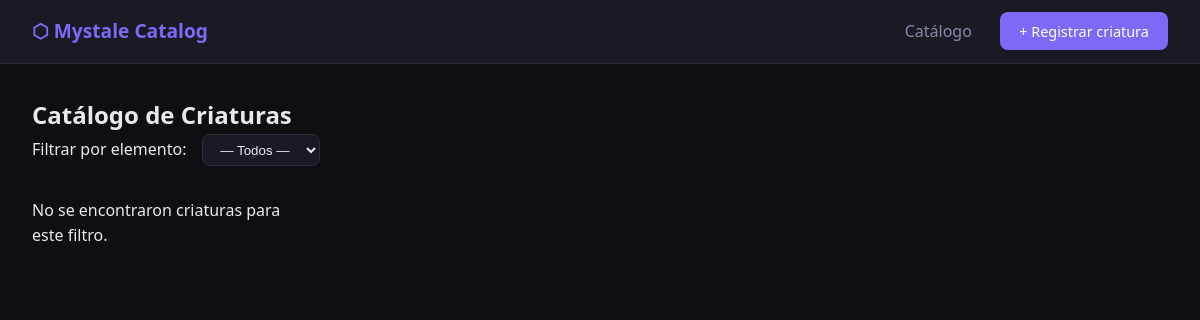
Before: /creatures/ with the older database file.
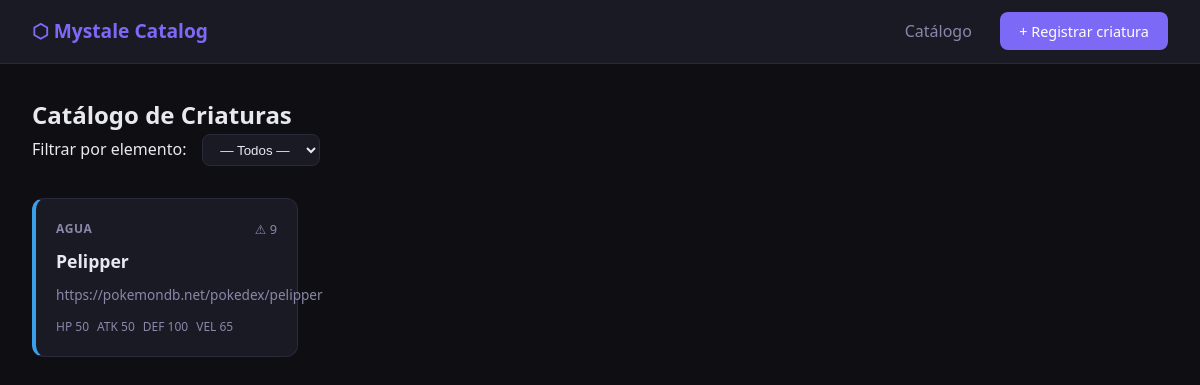
After: the same page with the newer database file.
### apps/creatures/models.py (models this page shows, shortened)
class Creature(models.Model):
    ELEMENT_CHOICES = [
        ('fuego',   'Fuego'),
        ('agua',    'Agua'),
        ('tierra',  'Tierra'),
        ('rayo',    'Rayo'),
        ('sombra',  'Sombra'),
        ('cristal', 'Cristal'),
        ('viento',  'Viento'),
        ('hielo',   'Hielo'),
    ]
    name         = models.CharField(max_length=100, unique=True, verbose_name='Nombre')
    element_type = models.CharField(max_length=20, choices=ELEMENT_CHOICES, verbose_name='Categoría elemental')
    threat_level = models.PositiveSmallIntegerField(
        validators=[MinValueValidator(1), MaxValueValidator(10)],
        verbose_name='Nivel de amenaza'
    )
    description  = models.TextField(verbose_name='Descripción de campo')
    created_at   = models.DateTimeField(auto_now_add=True)
    hp      = models.PositiveSmallIntegerField(default=50, verbose_name='HP')
    attack  = models.PositiveSmallIntegerField(default=50, verbose_name='Ataque')
    defense = models.PositiveSmallIntegerField(default=50, verbose_name='Defensa')
    speed   = models.PositiveSmallIntegerField(default=50, verbose_name='Velocidad')
    class Meta:
        ordering = ['name']
        verbose_name = 'Criatura'
        verbose_name_plural = 'Criaturas'

### apps/creatures/views.py (the view)
# urls.py: path('',              CreatureListView.as_view(),  name='list'),
class CreatureListView(ListView):
    model = Creature
    template_name = 'creatures/creature_list.html'
    context_object_name = 'creatures'
    def get_queryset(self):
        qs = super().get_queryset()
        element = self.request.GET.get('element')
        if element:
            qs = qs.filter(element_type=element)
        return qs
    def get_context_data(self, **kwargs):
        ctx = super().get_context_data(**kwargs)
        ctx['element_choices'] = Creature.ELEMENT_CHOICES
        ctx['selected_element'] = self.request.GET.get('element', '')
        return ctx

### apps/creatures/templates/creatures/creature_list.html (shortened to what this page needs)
{% extends 'creatures/base.html' %}
{% block content %}
<section class="catalog-header">
  <h1>Catálogo de Criaturas</h1>
  <form method="get" class="filter-bar">
    <label for="element">Filtrar por elemento:</label>
    <select name="element" id="element" onchange="this.form.submit()">
      <option value="">— Todos —</option>
    </select>
  </form>
</section>
<div class="creature-grid">
  {% for creature in creatures %}
    <a href="{% url 'creatures:detail' creature.pk %}" class="creature-card element-{{ creature.element_type }}">
      <div class="card-header">
        <span class="element-badge">{{ creature.get_element_type_display }}</span>
        <span class="threat">⚠ {{ creature.threat_level }}</span>
      </div>
      <h2 class="creature-name">{{ creature.name }}</h2>
      <p class="creature-desc">{{ creature.description|truncatechars:80 }}</p>
      <div class="stats-mini">
        <span>HP {{ creature.hp }}</span>
        <span>ATK {{ creature.attack }}</span>
        <span>DEF {{ creature.defense }}</span>
        <span>VEL {{ creature.speed }}</span>
      </div>
    </a>
  {% empty %}
    <p class="empty-state">No se encontraron criaturas para este filtro.</p>
  {% endfor %}
</div>
{% endblock %}

### apps/creatures/templates/creatures/base.html (shortened to what this page needs)
<!DOCTYPE html>
<html lang="es">
<head>
  {% load static %}
  <link rel="stylesheet" href="{% static 'css/styles.css' %}">
</head>
<body>
  <header class="site-header">
    <a href="{% url 'creatures:list' %}" class="logo">⬡ Mystale Catalog</a>
    <nav>
      <a href="{% url 'creatures:list' %}">Catálogo</a>
      <a href="{% url 'creatures:create' %}" class="btn-primary">+ Registrar criatura</a>
    </nav>
  </header>
  <main class="container">
    {% block content %}{% endblock %}
  </main>
</body>
</html>

### static/css/styles.css (style rules this page uses)
:root { --bg: #0f0f13; --surface: #1a1a24; --border: #2a2a38; --text: #e8e8f0; --muted: #8888aa; --accent: #7c6af7; --fuego: #e85d3a; --agua: #3a9ee8; --tierra: #a07850; --rayo: #f0c040; --sombra: #8855cc; --cristal: #70d0e0; --viento: #60c890; --hielo: #a0d8ef; }
* { box-sizing: border-box; margin: 0; padding: 0; }
body { background: var(--bg); color: var(--text); font-family: 'Segoe UI', system-ui, sans-serif; line-height: 1.6; }
.site-header { display: flex; justify-content: space-between; align-items: center; padding: 1rem 2rem; border-bottom: 1px solid var(--border); background: var(--surface); }
.logo { font-size: 1.2rem; font-weight: 700; color: var(--accent); text-decoration: none; }
nav a { color: var(--muted); text-decoration: none; margin-left: 1.5rem; }
.container { max-width: 1200px; margin: 0 auto; padding: 2rem; }
.creature-grid { display: grid; grid-template-columns: repeat(auto-fill, minmax(260px, 1fr)); gap: 1.5rem; margin-top: 2rem; }
.creature-card { background: var(--surface); border: 1px solid var(--border); border-radius: 12px; padding: 1.25rem; text-decoration: none; color: var(--text); transition: transform 0.15s, border-color 0.15s; border-left: 4px solid var(--accent); }
.element-agua { border-left-color: var(--agua); }
.card-header { display: flex; justify-content: space-between; margin-bottom: .5rem; }
.element-badge { font-size: .75rem; font-weight: 600; text-transform: uppercase; letter-spacing: .05em; color: var(--muted); }
.threat { font-size: .8rem; color: var(--muted); }
.creature-name { font-size: 1.1rem; font-weight: 700; margin-bottom: .5rem; }
.creature-desc { font-size: .85rem; color: var(--muted); margin-bottom: .75rem; }
.stats-mini { display: flex; gap: .5rem; font-size: .75rem; color: var(--muted); flex-wrap: wrap; }
.btn-primary { background: var(--accent); color: #fff; padding: .6rem 1.2rem; border-radius: 8px; border: none; cursor: pointer; font-size: .9rem; text-decoration: none; }
.filter-bar { display: flex; align-items: center; gap: 1rem; flex-wrap: wrap; }
.filter-bar select { background: var(--surface); border: 1px solid var(--border); color: var(--text); border-radius: 8px; padding: .4rem .8rem; }

Changed rows visible on the page:
added Creature: element_type "AGUA", threat_level "9", name "Pelipper", description "https://pokemondb.net/pokedex/pelipper", hp "50", attack "50", defense "100", speed "65"
Other visible differences:
text no longer shown: "No se encontraron criaturas para este filtro."
